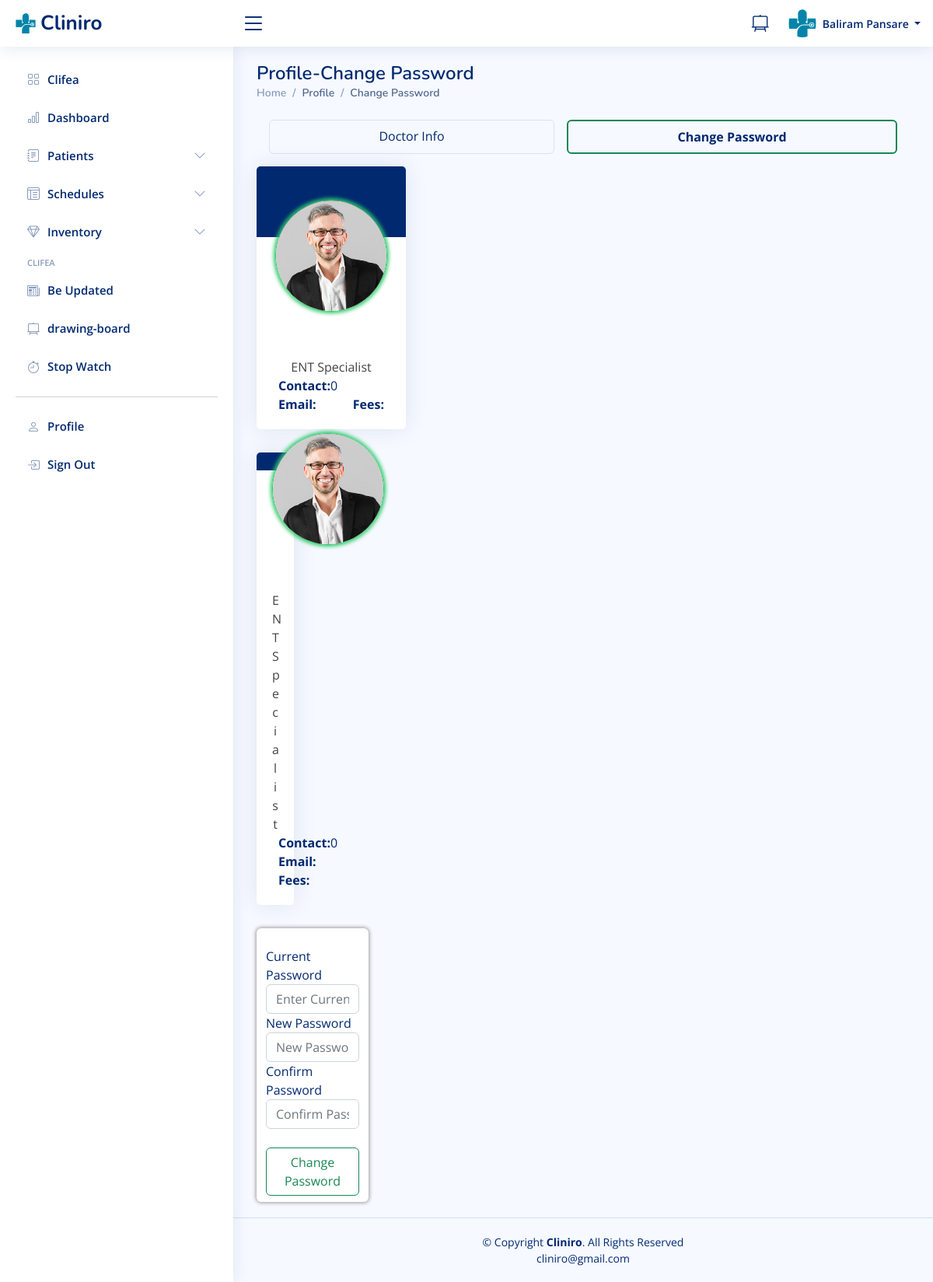
The page /doctor/doctor-change-password.php (signed in) on the database its author committed.
### tables this page shows
CREATE TABLE `doctors` (
  `id` int(11) NOT NULL,
  `specilization` varchar(255) DEFAULT NULL,
  `doctorName` varchar(255) DEFAULT NULL,
  `address` longtext DEFAULT NULL,
  `docFees` varchar(255) DEFAULT NULL,
  `contactno` bigint(11) DEFAULT NULL,
  `docEmail` varchar(255) DEFAULT NULL,
  `gender` text DEFAULT NULL,
  `age` varchar(20) DEFAULT NULL,
  `dob` varchar(50) DEFAULT NULL,
  `clinic_name` varchar(50) DEFAULT NULL,
  `clinic_contact` bigint(11) DEFAULT NULL,
  `clinic_timing` varchar(50) DEFAULT NULL,
  `closed` varchar(50) DEFAULT '-',
  `clinic_locality` varchar(50) DEFAULT NULL,
  `clinic_city` varchar(50) DEFAULT NULL,
  `password` varchar(255) DEFAULT NULL,
  `creationDate` timestamp NULL DEFAULT current_timestamp(),
  `updationDate` timestamp NULL DEFAULT NULL ON UPDATE current_timestamp()
);

### doctor/doctor-change-password.php (the view, shortened to what this page needs)
<?php
include('include/config.php');
if(strlen($_SESSION['id']==0)) {
 header('location:doctorlogout.php');
  } else{
?>
<!DOCTYPE html>
<html lang="en">
<?php include('include/head.php');?>
<body>
<?php include('include/header.php');?>
<?php include('include/sidebar.php');?>
  <main class="main" id="main">
    <div class="pagetitle">
      <h1>Profile-Change Password</h1>
      <nav>
        <ol class="breadcrumb">
          <li class="breadcrumb-item"><a href="#">Home</a></li>
          <li class="breadcrumb-item active ">Profile</li>
          <li class="breadcrumb-item active ">Change Password</li>
        </ol>
      </nav>
    </div>
    <div class="section">
    <div class="d-flex flex-wrap text-center m-2 rounded" id="patient-nav">
  <a href="doctor-profile.php" class="p-2 flex-grow-1 border rounded m-2">Doctor Info</a>
  <a href="doctor-change-password.php" class="p-2 flex-grow-1 border rounded m-2 border-success border-2  fw-bold">Change Password</a>
</div>
<div class="row" >
    <?php
$did=$_SESSION['dlogin'];
$sql=mysqli_query($con,"select * from doctors where docEmail='$did'");
while($data=mysqli_fetch_array($sql))
{
?>
    <div class="col-md-4 col-lg-3">
      <div class="card">
        <img class="card-img-top" src="../assets/img/cardback.png" alt="Bologna">
        <div class="card-body text-center">
          <img class="avatar rounded-circle" src="../assets/img/messages-3.jpg" alt="patientpic">
          <div>
          <h4 class="card-title"><?php echo htmlentities($data['doctorName']);?></h4>
          <span>
              <?php $query=mysqli_query($con,"select specilization from doctors where id='".$_SESSION['id']."'");
            while($row=mysqli_fetch_array($query))
            {
	            echo $row['specilization'];
            }?> Specialist
              </span>
          </div>
          <div class="d-flex justify-content-between flex-wrap" id="form-subhead">
            <div class="px-2"> <b>Contact:</b><?php echo htmlentities($data['contactno']);?></div>
            <div class="px-2"> <b>Email:</b> <?php echo htmlentities($data['docEmail']);?></div>
            <div class="px-2"> <b>Fees:</b> <?php echo htmlentities($data['docFees']);?></div>
          </div>
        </div>
      </div>
      <?php } ?>
   </div>
   <div class="col-md-8 col-lg-9">
    <div class="container rounded" id="patients-patients-cont">
      <form role="form" name="submit" method="post">
        <div class="row jumbotron box8 rounded py-2">
          <div class="form-group">
            <label for="exampleInputEmail1">Current Password</label>
            <input type="password" name="cpass" class="form-control"  placeholder="Enter Current Password" required>
          </div>
          <div class="form-group">
            <label for="npass">New Password</label>
            <input type="password" name="npass" class="form-control" title="min length: 8 with atleast one 0-9,a-z,A-Z,spl char" pattern="^(?=.*[a-z])(?=.*[A-Z])(?=.*[0-9])(?=.*[!@#$%^&*_=+-]).{8,16}$"  id="npass" placeholder="New Password" required>
          </div>
          <div class="form-group">
            <label for="cfpass">Confirm Password</label>
            <input type="password" name="cfpass" class="form-control" id="cfpass"  placeholder="Confirm Password" required>
          </div>
          <div class="col-sm-12 form-group mt-3">
            <button type="submit" name="submit" class="btn btn-outline-success mt-2 float-end">Change Password</button>
          </div>
        </div>
       </form>
      </div>
    </div>
   </div>
    </div>
  </main>
  <?php include('include/footer.php');?>
</body>
</html>
<?php } ?>

### doctor/include/header.php (shortened to what this page needs)
<header id="header" class="header fixed-top d-flex align-items-center">
<div class="d-flex align-items-center justify-content-between">
  <a href="index.html" class="logo d-flex align-items-center">
    <img src="assets/img/logo.svg" alt="">
    <span class="d-none d-lg-block">Cliniro</span>
  </a>
  <i class="bi bi-list toggle-sidebar-btn"></i>
</div>
<nav class="header-nav ms-auto">
  <ul class="d-flex align-items-center">
    <li>
      <a class="nav-link nav-icon" href="scratchpad.php" target="_blank" >
        <i class="bi bi-easel2"></i>
      </a>
    </li>
    <li class="nav-item dropdown pe-3">
      <a class="nav-link nav-profile d-flex align-items-center pe-0" href="#" data-bs-toggle="dropdown">
        <img src="assets/img/logo copy.svg" alt="Profile" class="rounded-circle">
        <span class="d-none d-md-block dropdown-toggle ps-2">
        <?php $query=mysqli_query($con,"select doctorName from doctors where id='".$_SESSION['id']."'");
        while($row=mysqli_fetch_array($query))
        {
            echo $row['doctorName'];
        }?>
        </span>
      </a>
        </li>
      </ul>
</nav>
</header>

### doctor/assets/css/style.css (style rules this page uses)
:root { scroll-behavior: smooth; }
body { font-family: "Open Sans", sans-serif; background: #f6f9ff; color: #444444; }
a { color: #4154f1; text-decoration: none; }
h1, h2, h3, h4, h5, h6 { font-family: "Nunito", sans-serif; }
#main { margin-top: 60px; padding: 20px 30px; transition: all 0.3s; }
.pagetitle { margin-bottom: 10px; }
.pagetitle h1 { font-size: 24px; margin-bottom: 0; font-weight: 600; color: #012970; }
.card { margin-bottom: 30px; border: none; border-radius: 5px; box-shadow: 0px 0 30px rgba(1, 41, 112, 0.1); }
.card-title { padding: 20px 0 15px 0; font-size: 18px; font-weight: 500; color: #012970; font-family: "Poppins", sans-serif; }
.card-body { padding: 0 20px 20px 20px; }
.breadcrumb { font-size: 14px; font-family: "Nunito", sans-serif; color: #899bbd; font-weight: 600; }
.breadcrumb a { color: #899bbd; transition: 0.3s; }
.breadcrumb .breadcrumb-item::before { color: #899bbd; }
.breadcrumb .active { color: #51678f; font-weight: 600; }
.logo { line-height: 1; }
@media (min-width: 1200px) { .logo { width: 280px; } }
.logo img { max-height: 26px; margin-right: 6px; }
.logo span { font-size: 26px; font-weight: 700; color: #012970; font-family: "Nunito", sans-serif; }
.header { transition: all 0.5s; z-index: 997; height: 60px; box-shadow: 0px 2px 20px rgba(1, 41, 112, 0.1); background-color: #fff; padding-left: 20px; }
.header .toggle-sidebar-btn { font-size: 32px; padding-left: 10px; cursor: pointer; color: #012970; }
.header-nav ul { list-style: none; }
.header-nav>ul { margin: 0; padding: 0; }
.header-nav .nav-icon { font-size: 22px; color: #012970; margin-right: 25px; position: relative; }
.header-nav .nav-profile { color: #012970; }
.header-nav .nav-profile img { max-height: 36px; }
.header-nav .nav-profile span { font-size: 14px; font-weight: 600; }
@media (min-width: 1200px) { #main, #footer { margin-left: 300px; } }
.section { flex: 0 0 300px; min-height: 500px; }
button { cursor: pointer; }
.box8 { box-shadow: 0px 0px 5px 1px #999; }
#patients-patients-cont { background-color: white; }
#form-subhead { color: #012970; }
label { color: #012970; }
.avatar { border: 0.1rem solid #2eca6a; margin-top: -3rem; margin-bottom: 1rem; max-width: 9rem; box-shadow: 0px 0px 5px 2px #2eca6a; }
#patient-nav a { color: #012970 !important; }

### rows shown on the page
doctors: doctorName "Baliram Pansare", specilization "ENT"
doctors: contactno "0"
doctors: contactno "0"
